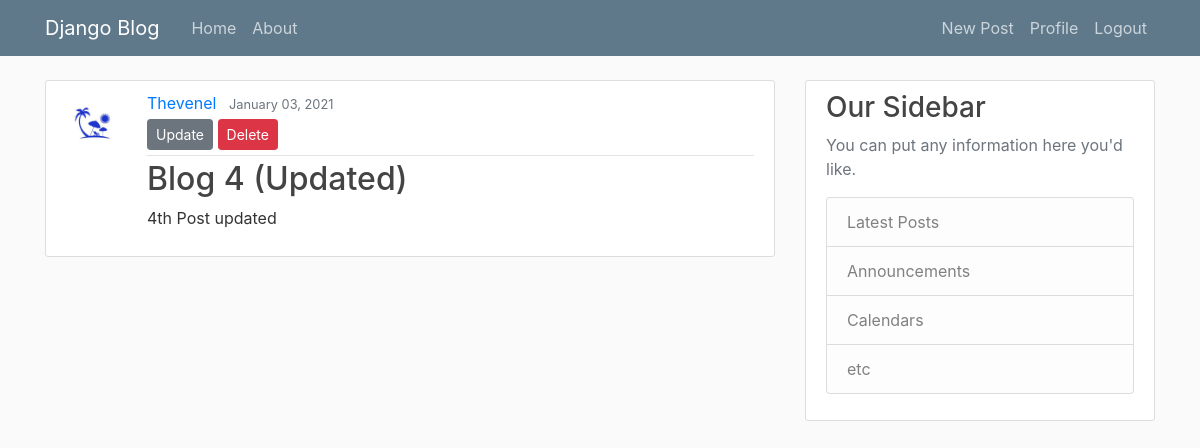
The app's page /post/4/ (signed in) with its own data.
### blog/models.py (models this page shows, shortened)
class Post(models.Model):
    title = models.CharField(max_length=100)
    content = models.TextField()
    date_posted = models.DateTimeField(default=timezone.now)
    author = models.ForeignKey(User, on_delete=models.CASCADE)

### users/models.py (models this page shows, shortened)
class Profile(models.Model):
    user = models.OneToOneField(User, on_delete=models.CASCADE)
    image = models.ImageField(default='default.jpg', upload_to='profile_pics')

### blog/views.py (the view)
# urls.py: path('post/<int:pk>/', PostDetailView.as_view(), name='post-detail'),
class PostDetailView(DetailView):
    model = Post

### blog/templates/blog/post_detail.html
{% extends 'blog/base.html' %}
{% block content %}
    <article class="media content-section">
      <img src="{{ post.author.profile.image.url }}" alt="user-profile" class="rounded-circle article-img">
        <div class="media-body">
          <div class="article-metadata">
            <a class="mr-2" href="#">{{ object.author }}</a>
            <small class="text-muted">{{ object.date_posted|date:"F d, Y" }}</small>
          {% if object.author == user %}
          <div>
            <a class="btn btn-secondary btn-sm mt-1 mb-1" href="{% url 'post-update' object.id %}">Update</a>
            <a class="btn btn-danger btn-sm mt-1 mb-1" href="{% url 'post-delete' object.id %}">Delete</a>
          </div>
          {% endif %}
          </div>
          <h2 class="article-title">{{ object.title }}</h2>
          <p class="article-content">{{ object.content }}</p>
        </div>
      </article>
{% endblock content %}

### blog/static/blog/main.css (style rules this page uses)
body { background: #fafafa; color: #333333; margin-top: 5rem; }
h1, h2, h3, h4, h5, h6 { color: #444444; }
.content-section { background: #ffffff; padding: 10px 20px; border: 1px solid #dddddd; border-radius: 3px; margin-bottom: 20px; }
.article-title { color: #444444; }
.article-content { white-space: pre-line; }
.article-img { height: 65px; width: 65px; margin-right: 16px; }
.article-metadata { padding-bottom: 1px; margin-bottom: 4px; border-bottom: 1px solid #e3e3e3 }

### records on screen
Post: author.profile.image (picture), author "Thevenel", date_posted "January 03, 2021", title "Blog 4 (Updated)", content "4th Post updated"
